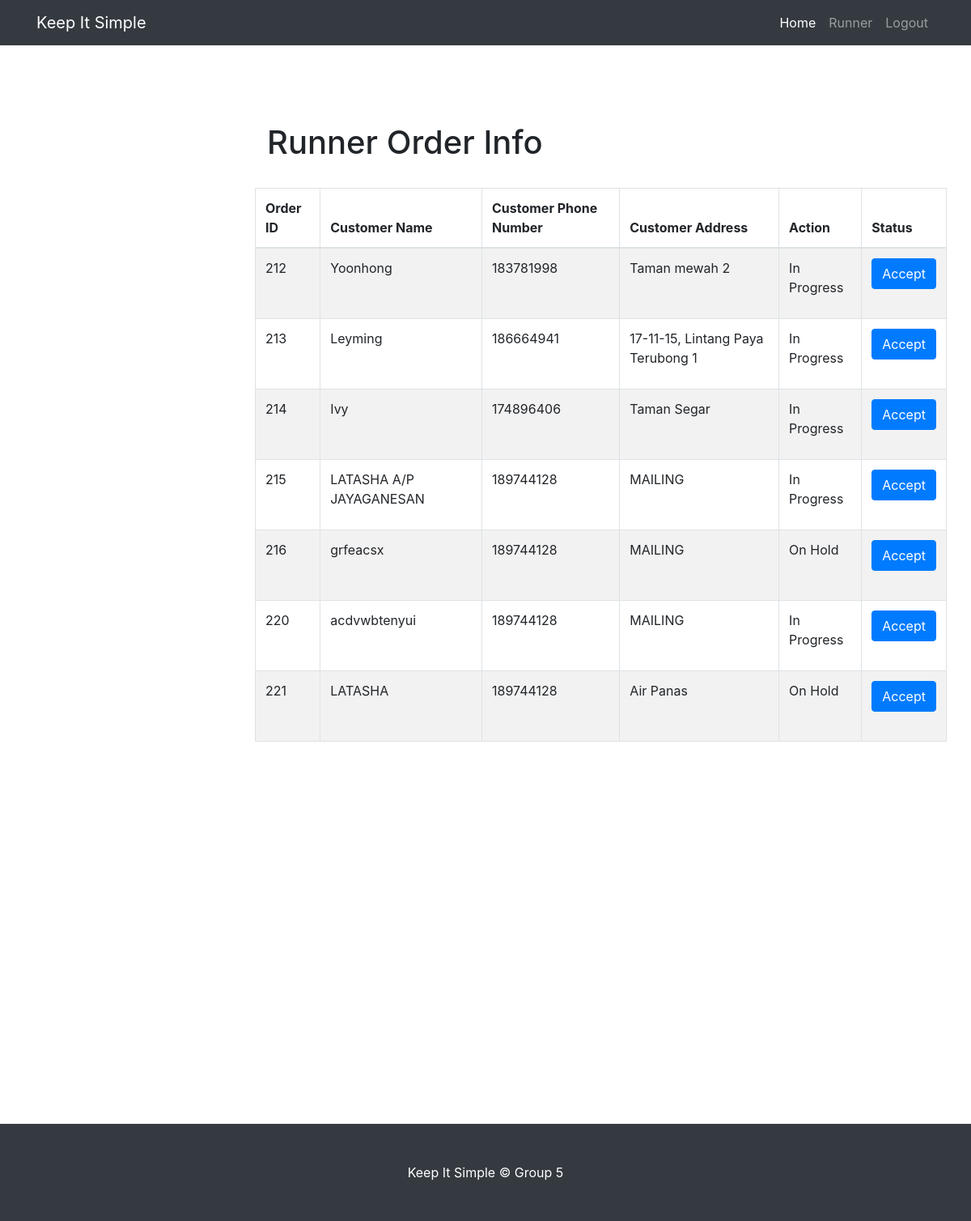
The page /ApplicationLayer/cartModuleView/rOrderView.php on the database its author committed.
### tables this page shows
CREATE TABLE `custorder` (
  `orderID` int(20) NOT NULL,
  `name` varchar(200) NOT NULL,
  `phoneNo` int(200) NOT NULL,
  `address` varchar(200) NOT NULL,
  `orderStatus` int(11) NOT NULL
);

### libs/database.php (called while the page is built, shortened)
<?php
class DB
{
  public static function connect($value='')
  {
    $pdo = new PDO(DB_TYPE.':host='.DB_HOST.';dbname='.DB_NAME, DB_USER, DB_PASS);
    $pdo->setAttribute(PDO::ATTR_ERRMODE, PDO::ERRMODE_EXCEPTION);
    return $pdo;
  }
  public static function run($sql, $args = NULL)
    {
        if (!$args)
        {
             return DB::connect()->query($sql);
        }
     }
}
?>

### BusinessLayer/orderModel/orderModel.php (called while the page is built, shortened)
<?php
require_once '/xampp/htdocs/sdw/libs/database.php';
class orderModel{
    function rViewOrder(){
        $sql = "select * from custorder where orderStatus=1 OR orderStatus=2";
        return DB::run($sql);
    }
}
?>

### BusinessLayer/orderController/orderController.php (called while the page is built, shortened)
<?php
require_once '\xampp\htdocs\sdw\BusinessLayer\orderModel\orderModel.php';
class orderController{
function rViewOrder(){
    $product = new orderModel();
    return $product->rViewOrder();
}
}
?>

### ApplicationLayer/cartModuleView/rOrderView.php (the view, shortened to what this page needs)
<?php
require_once '/xampp/htdocs/sdw/BusinessLayer/orderController/orderController.php';
$order = new orderController();
$data = $order->rViewOrder();
?>
<!DOCTYPE html>
<html lang="en">
<head>
  <link href="/sdw/vendor/bootstrap/css/bootstrap.min.css" rel="stylesheet">
  <link href="/sdw/css/shop-homepage.css" rel="stylesheet">
  <link rel="stylesheet" type="text/css" href="https://cdn.datatables.net/1.10.21/css/jquery.dataTables.css">
</head>
<body>
  <nav class="navbar navbar-expand-lg navbar-dark bg-dark fixed-top">
    <div class="container">
      <a class="navbar-brand" href="../loginRegisterModuleView/homepage.php">Keep It Simple</a>
      <div class="collapse navbar-collapse" id="navbarResponsive">
        <ul class="navbar-nav ml-auto">
          <li class="nav-item active">
              <a class="nav-link" href="#">Home
            </a>
         <li class="nav-item">
            <a class="nav-link" href="#">Runner</a>
          </li>
          <li class="nav-item">
            <a class="nav-link" href="../login register/loginView.php">Logout</a>
          </li>
        </ul>
      </div>
    </div>
  </nav>
  <div class="container">
    <div class="row">
      <div class="col-lg-3">
        <br></br>
      </div>
      <div class="col-lg-9">
                  <br></br>
                  <h1>Runner Order Info</h1><br>
          <div class="row">
          <table class="table table-striped table-bordered table-hover" id="foodTable">
      <thead>
      <tr>
        <th>Order ID</th>
        <th>Customer Name</th>
        <th>Customer Phone Number</th>
        <th>Customer Address</th>
        <th>Action</th>
        <th>Status</th>
      </tr>
      </thead>
      <tbody>
          <?php
            foreach($data as $row){
          ?>
          <tr>
            <td><?=$row['orderID']?></td>
            <td><?=$row['name']?></td>
            <td><?=$row['phoneNo']?></td>
            <td><?=$row['address']?></td>
            <td> <?php if ( $row['orderStatus'] == '1' )
            {
              echo "On Hold";
            }
            else
            {
              echo "In Progress";
            }
            ?>
          </td>
          <td>
          <form action="" method="POST">
          <input type="submit" class="btn btn-primary" name="rAccept" value="Accept"><br>
          <input type="hidden" name="orderID" value="<?=$row['orderID']?>"><br>
            </form>
            </td>
                <?php
                  echo "</tr>";
                  }
                ?>
        </tbody>
        </table>
        </div>
      </div>
    </div>
  </div>
  <br></br><br></br><br></br><br></br><br></br><br></br><br></br><br></br><br></br><br>
  <footer class="py-5 bg-dark">
    <div class="container">
      <p class="m-0 text-center text-white">Keep It Simple &copy; Group 5</p>
    </div>
  </footer>
</body>
</html>

### shop-homepage.css (style rules this page uses)
body { padding-top: 56px; }

### rows shown on the page
custorder: orderID "212", name "Yoonhong", phoneNo "183781998", address "Taman mewah 2", orderStatus "In Progress"
custorder: orderID "213", name "Leyming", phoneNo "186664941", address "17-11-15, Lintang Paya Terubong 1", orderStatus "In Progress"
custorder: orderID "214", name "Ivy", phoneNo "174896406", address "Taman Segar", orderStatus "In Progress"
custorder: orderID "215", name "LATASHA A/P JAYAGANESAN", phoneNo "189744128", address "MAILING", orderStatus "In Progress"
custorder: orderID "216", name "grfeacsx", phoneNo "189744128", address "MAILING", orderStatus "On Hold"
custorder: orderID "220", name "acdvwbtenyui", phoneNo "189744128", address "MAILING", orderStatus "In Progress"
custorder: orderID "221", name "LATASHA", phoneNo "189744128", address "Air Panas", orderStatus "On Hold"
